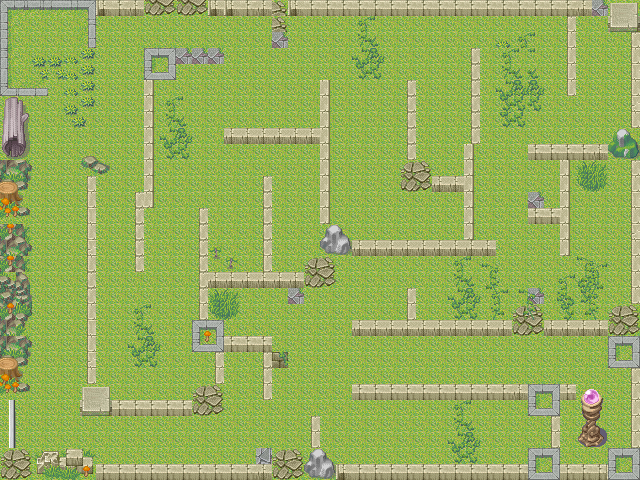

Below is a game level as drawn by its tile map, then a one-line description and the .tmx that defines it (tile-layer data replaced by summaries):
An orthogonal 40x30 tile map with 16x16 px tiles, 3 tile layers (camada_1, camada_2, camada_3).

<map version="1.2" tiledversion="1.3.1" orientation="orthogonal" renderorder="right-down" compressionlevel="-1" width="40" height="30" tilewidth="16" tileheight="16" infinite="0" nextlayerid="5" nextobjectid="1">
 <editorsettings>
  <export target="untitled..tmx" format="tmx" />
 </editorsettings>
 <tileset firstgid="1" source="tileset.tsx" />
 <layer id="1" name="camada_1" width="40" height="30">
  <data>[1200 cells, 1200 non-empty, 1 distinct tile ids]</data>
 </layer>
 <layer id="2" name="camada_2" width="40" height="30" locked="1">
  <data>[1200 cells, 438 non-empty, 93 distinct tile ids]</data>
 </layer>
 <layer id="4" name="camada_3" width="40" height="30">
  <data>[1200 cells, 121 non-empty, 70 distinct tile ids]</data>
 </layer>
</map>
